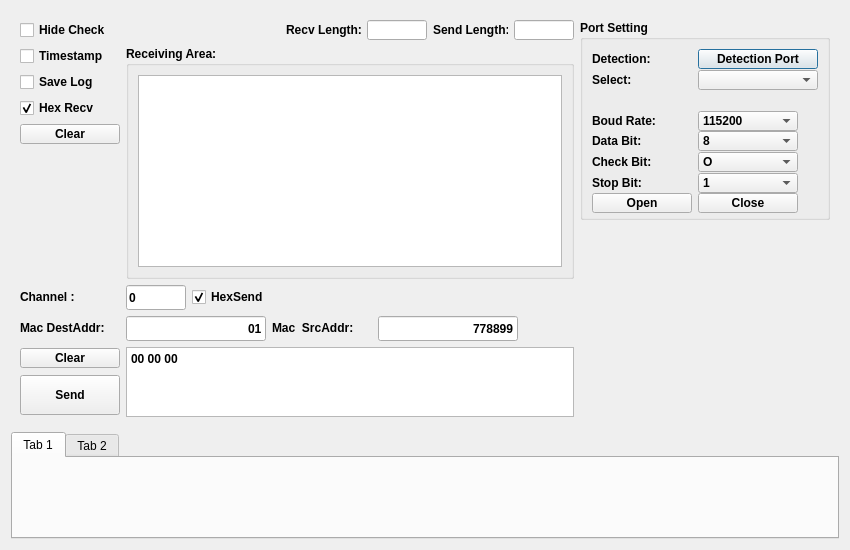
<?xml version="1.0" encoding="UTF-8"?>
<ui version="4.0">
 <class>Gadget</class>
 <widget class="QWidget" name="Gadget">
  <property name="geometry">
   <rect>
    <x>0</x>
    <y>0</y>
    <width>850</width>
    <height>550</height>
   </rect>
  </property>
  <property name="minimumSize">
   <size>
    <width>850</width>
    <height>550</height>
   </size>
  </property>
  <property name="maximumSize">
   <size>
    <width>850</width>
    <height>550</height>
   </size>
  </property>
  <property name="windowTitle">
   <string>Form</string>
  </property>
  <layout class="QGridLayout" name="gridLayout_12">
   <item row="0" column="0">
    <widget class="QStackedWidget" name="stackedWidget">
     <property name="sizePolicy">
      <sizepolicy hsizetype="Preferred" vsizetype="Preferred">
       <horstretch>0</horstretch>
       <verstretch>0</verstretch>
      </sizepolicy>
     </property>
     <property name="font">
      <font>
       <family>Arial</family>
       <weight>75</weight>
       <bold>true</bold>
      </font>
     </property>
     <widget class="QWidget" name="stackedWidgetPage1">
      <layout class="QGridLayout" name="gridLayout_11">
       <item row="0" column="1" rowspan="2">
        <layout class="QGridLayout" name="gridLayout">
         <item row="0" column="0">
          <widget class="QGroupBox" name="formGroupBox1">
           <property name="minimumSize">
            <size>
             <width>250</width>
             <height>200</height>
            </size>
           </property>
           <property name="maximumSize">
            <size>
             <width>250</width>
             <height>200</height>
            </size>
           </property>
           <property name="font">
            <font>
             <family>Arial</family>
            </font>
           </property>
           <property name="title">
            <string>Port Setting</string>
           </property>
           <layout class="QGridLayout" name="gridLayout_6">
            <item row="0" column="0">
             <widget class="QLabel" name="s1__lb_1">
              <property name="minimumSize">
               <size>
                <width>100</width>
                <height>20</height>
               </size>
              </property>
              <property name="maximumSize">
               <size>
                <width>100</width>
                <height>20</height>
               </size>
              </property>
              <property name="font">
               <font>
                <family>Arial</family>
               </font>
              </property>
              <property name="text">
               <string>Detection:</string>
              </property>
             </widget>
            </item>
            <item row="0" column="1">
             <widget class="QPushButton" name="s1__box_1">
              <property name="minimumSize">
               <size>
                <width>120</width>
                <height>20</height>
               </size>
              </property>
              <property name="maximumSize">
               <size>
                <width>120</width>
                <height>20</height>
               </size>
              </property>
              <property name="font">
               <font>
                <family>Arial</family>
               </font>
              </property>
              <property name="text">
               <string>Detection Port</string>
              </property>
              <property name="autoRepeatInterval">
               <number>100</number>
              </property>
              <property name="default">
               <bool>true</bool>
              </property>
             </widget>
            </item>
            <item row="1" column="0">
             <widget class="QLabel" name="s1__lb_2">
              <property name="minimumSize">
               <size>
                <width>100</width>
                <height>20</height>
               </size>
              </property>
              <property name="maximumSize">
               <size>
                <width>100</width>
                <height>20</height>
               </size>
              </property>
              <property name="font">
               <font>
                <family>Arial</family>
               </font>
              </property>
              <property name="text">
               <string>Select:</string>
              </property>
             </widget>
            </item>
            <item row="1" column="1">
             <widget class="QComboBox" name="s1__box_2">
              <property name="minimumSize">
               <size>
                <width>120</width>
                <height>20</height>
               </size>
              </property>
              <property name="maximumSize">
               <size>
                <width>120</width>
                <height>20</height>
               </size>
              </property>
              <property name="font">
               <font>
                <family>Arial</family>
               </font>
              </property>
             </widget>
            </item>
            <item row="3" column="0">
             <widget class="QLabel" name="s1__lb_3">
              <property name="minimumSize">
               <size>
                <width>100</width>
                <height>20</height>
               </size>
              </property>
              <property name="maximumSize">
               <size>
                <width>100</width>
                <height>20</height>
               </size>
              </property>
              <property name="font">
               <font>
                <family>Arial</family>
               </font>
              </property>
              <property name="text">
               <string>Boud Rate:</string>
              </property>
             </widget>
            </item>
            <item row="3" column="1">
             <widget class="QComboBox" name="s1__box_3">
              <property name="minimumSize">
               <size>
                <width>100</width>
                <height>20</height>
               </size>
              </property>
              <property name="maximumSize">
               <size>
                <width>100</width>
                <height>20</height>
               </size>
              </property>
              <property name="font">
               <font>
                <family>Arial</family>
               </font>
              </property>
              <item>
               <property name="text">
                <string>115200</string>
               </property>
              </item>
              <item>
               <property name="text">
                <string>2400</string>
               </property>
              </item>
              <item>
               <property name="text">
                <string>4800</string>
               </property>
              </item>
              <item>
               <property name="text">
                <string>9600</string>
               </property>
              </item>
              <item>
               <property name="text">
                <string>14400</string>
               </property>
              </item>
              <item>
               <property name="text">
                <string>19200</string>
               </property>
              </item>
              <item>
               <property name="text">
                <string>38400</string>
               </property>
              </item>
              <item>
               <property name="text">
                <string>57600</string>
               </property>
              </item>
              <item>
               <property name="text">
                <string>76800</string>
               </property>
              </item>
              <item>
               <property name="text">
                <string>12800</string>
               </property>
              </item>
              <item>
               <property name="text">
                <string>230400</string>
               </property>
              </item>
              <item>
               <property name="text">
                <string>460800</string>
               </property>
              </item>
              <item>
               <property name="text">
                <string>3000000</string>
               </property>
              </item>
             </widget>
            </item>
            <item row="4" column="0">
             <widget class="QLabel" name="s1__lb_4">
              <property name="minimumSize">
               <size>
                <width>100</width>
                <height>20</height>
               </size>
              </property>
              <property name="maximumSize">
               <size>
                <width>100</width>
                <height>20</height>
               </size>
              </property>
              <property name="font">
               <font>
                <family>Arial</family>
               </font>
              </property>
              <property name="text">
               <string>Data Bit:</string>
              </property>
             </widget>
            </item>
            <item row="4" column="1">
             <widget class="QComboBox" name="s1__box_4">
              <property name="minimumSize">
               <size>
                <width>100</width>
                <height>20</height>
               </size>
              </property>
              <property name="maximumSize">
               <size>
                <width>100</width>
                <height>20</height>
               </size>
              </property>
              <property name="font">
               <font>
                <family>Arial</family>
               </font>
              </property>
              <item>
               <property name="text">
                <string>8</string>
               </property>
              </item>
              <item>
               <property name="text">
                <string>7</string>
               </property>
              </item>
              <item>
               <property name="text">
                <string>6</string>
               </property>
              </item>
              <item>
               <property name="text">
                <string>5</string>
               </property>
              </item>
             </widget>
            </item>
            <item row="5" column="0">
             <widget class="QLabel" name="s1__lb_5">
              <property name="minimumSize">
               <size>
                <width>100</width>
                <height>20</height>
               </size>
              </property>
              <property name="maximumSize">
               <size>
                <width>100</width>
                <height>20</height>
               </size>
              </property>
              <property name="font">
               <font>
                <family>Arial</family>
               </font>
              </property>
              <property name="text">
               <string>Check Bit:</string>
              </property>
             </widget>
            </item>
            <item row="5" column="1">
             <widget class="QComboBox" name="s1__box_5">
              <property name="minimumSize">
               <size>
                <width>100</width>
                <height>20</height>
               </size>
              </property>
              <property name="maximumSize">
               <size>
                <width>100</width>
                <height>20</height>
               </size>
              </property>
              <property name="font">
               <font>
                <family>Arial</family>
               </font>
              </property>
              <item>
               <property name="text">
                <string>O</string>
               </property>
              </item>
              <item>
               <property name="text">
                <string>E</string>
               </property>
              </item>
              <item>
               <property name="text">
                <string>N</string>
               </property>
              </item>
              <item>
               <property name="text">
                <string>M</string>
               </property>
              </item>
              <item>
               <property name="text">
                <string>S</string>
               </property>
              </item>
             </widget>
            </item>
            <item row="6" column="0">
             <widget class="QLabel" name="s1__lb_6">
              <property name="minimumSize">
               <size>
                <width>100</width>
                <height>20</height>
               </size>
              </property>
              <property name="maximumSize">
               <size>
                <width>100</width>
                <height>20</height>
               </size>
              </property>
              <property name="font">
               <font>
                <family>Arial</family>
               </font>
              </property>
              <property name="text">
               <string>Stop Bit:</string>
              </property>
             </widget>
            </item>
            <item row="6" column="1">
             <widget class="QComboBox" name="s1__box_6">
              <property name="minimumSize">
               <size>
                <width>100</width>
                <height>20</height>
               </size>
              </property>
              <property name="maximumSize">
               <size>
                <width>100</width>
                <height>20</height>
               </size>
              </property>
              <property name="font">
               <font>
                <family>Arial</family>
               </font>
              </property>
              <item>
               <property name="text">
                <string>1</string>
               </property>
              </item>
              <item>
               <property name="text">
                <string>2</string>
               </property>
              </item>
             </widget>
            </item>
            <item row="7" column="0">
             <widget class="QPushButton" name="open_button">
              <property name="minimumSize">
               <size>
                <width>100</width>
                <height>20</height>
               </size>
              </property>
              <property name="maximumSize">
               <size>
                <width>100</width>
                <height>20</height>
               </size>
              </property>
              <property name="font">
               <font>
                <family>Arial</family>
               </font>
              </property>
              <property name="text">
               <string>Open</string>
              </property>
             </widget>
            </item>
            <item row="7" column="1">
             <widget class="QPushButton" name="close_button">
              <property name="minimumSize">
               <size>
                <width>100</width>
                <height>20</height>
               </size>
              </property>
              <property name="maximumSize">
               <size>
                <width>100</width>
                <height>20</height>
               </size>
              </property>
              <property name="font">
               <font>
                <family>Arial</family>
               </font>
              </property>
              <property name="text">
               <string>Close</string>
              </property>
             </widget>
            </item>
            <item row="2" column="0" colspan="2">
             <widget class="QLabel" name="state_label">
              <property name="font">
               <font>
                <family>Arial</family>
               </font>
              </property>
              <property name="text">
               <string/>
              </property>
              <property name="textFormat">
               <enum>Qt::AutoText</enum>
              </property>
              <property name="scaledContents">
               <bool>true</bool>
              </property>
              <property name="alignment">
               <set>Qt::AlignRight|Qt::AlignTrailing|Qt::AlignVCenter</set>
              </property>
             </widget>
            </item>
           </layout>
          </widget>
         </item>
         <item row="1" column="0">
          <spacer name="verticalSpacer">
           <property name="orientation">
            <enum>Qt::Vertical</enum>
           </property>
           <property name="sizeHint" stdset="0">
            <size>
             <width>20</width>
             <height>40</height>
            </size>
           </property>
          </spacer>
         </item>
        </layout>
       </item>
       <item row="2" column="0">
        <layout class="QGridLayout" name="gridLayout_2">
         <item row="0" column="0">
          <widget class="QLabel" name="channel_num_lb">
           <property name="minimumSize">
            <size>
             <width>100</width>
             <height>20</height>
            </size>
           </property>
           <property name="maximumSize">
            <size>
             <width>100</width>
             <height>20</height>
            </size>
           </property>
           <property name="text">
            <string>Channel :</string>
           </property>
          </widget>
         </item>
         <item row="0" column="1">
          <widget class="QLineEdit" name="channel_num_le">
           <property name="minimumSize">
            <size>
             <width>60</width>
             <height>25</height>
            </size>
           </property>
           <property name="maximumSize">
            <size>
             <width>60</width>
             <height>25</height>
            </size>
           </property>
           <property name="text">
            <string>0</string>
           </property>
          </widget>
         </item>
         <item row="0" column="2">
          <widget class="QCheckBox" name="hex_send">
           <property name="text">
            <string>HexSend</string>
           </property>
           <property name="checked">
            <bool>true</bool>
           </property>
          </widget>
         </item>
         <item row="0" column="3">
          <spacer name="horizontalSpacer_2">
           <property name="orientation">
            <enum>Qt::Horizontal</enum>
           </property>
           <property name="sizeHint" stdset="0">
            <size>
             <width>40</width>
             <height>20</height>
            </size>
           </property>
          </spacer>
         </item>
        </layout>
       </item>
       <item row="3" column="0">
        <layout class="QGridLayout" name="gridLayout_3">
         <item row="0" column="1">
          <widget class="QLineEdit" name="lineEdit">
           <property name="minimumSize">
            <size>
             <width>140</width>
             <height>25</height>
            </size>
           </property>
           <property name="maximumSize">
            <size>
             <width>140</width>
             <height>25</height>
            </size>
           </property>
           <property name="layoutDirection">
            <enum>Qt::LeftToRight</enum>
           </property>
           <property name="text">
            <string>01</string>
           </property>
           <property name="alignment">
            <set>Qt::AlignRight|Qt::AlignTrailing|Qt::AlignVCenter</set>
           </property>
          </widget>
         </item>
         <item row="0" column="3">
          <widget class="QLineEdit" name="lineEdit_2">
           <property name="minimumSize">
            <size>
             <width>140</width>
             <height>25</height>
            </size>
           </property>
           <property name="maximumSize">
            <size>
             <width>140</width>
             <height>25</height>
            </size>
           </property>
           <property name="layoutDirection">
            <enum>Qt::LeftToRight</enum>
           </property>
           <property name="text">
            <string>778899</string>
           </property>
           <property name="alignment">
            <set>Qt::AlignRight|Qt::AlignTrailing|Qt::AlignVCenter</set>
           </property>
          </widget>
         </item>
         <item row="0" column="0">
          <widget class="QLabel" name="label">
           <property name="enabled">
            <bool>true</bool>
           </property>
           <property name="minimumSize">
            <size>
             <width>100</width>
             <height>20</height>
            </size>
           </property>
           <property name="maximumSize">
            <size>
             <width>100</width>
             <height>20</height>
            </size>
           </property>
           <property name="text">
            <string>Mac DestAddr:</string>
           </property>
          </widget>
         </item>
         <item row="0" column="2">
          <widget class="QLabel" name="label_2">
           <property name="minimumSize">
            <size>
             <width>100</width>
             <height>20</height>
            </size>
           </property>
           <property name="maximumSize">
            <size>
             <width>100</width>
             <height>20</height>
            </size>
           </property>
           <property name="text">
            <string>Mac  SrcAddr:</string>
           </property>
          </widget>
         </item>
         <item row="0" column="4">
          <spacer name="horizontalSpacer_3">
           <property name="orientation">
            <enum>Qt::Horizontal</enum>
           </property>
           <property name="sizeHint" stdset="0">
            <size>
             <width>40</width>
             <height>20</height>
            </size>
           </property>
          </spacer>
         </item>
        </layout>
       </item>
       <item row="4" column="0">
        <layout class="QGridLayout" name="gridLayout_10">
         <item row="0" column="0">
          <layout class="QGridLayout" name="gridLayout_7">
           <item row="1" column="0">
            <widget class="QPushButton" name="send_bt">
             <property name="minimumSize">
              <size>
               <width>100</width>
               <height>40</height>
              </size>
             </property>
             <property name="maximumSize">
              <size>
               <width>100</width>
               <height>40</height>
              </size>
             </property>
             <property name="font">
              <font>
               <family>Arial</family>
              </font>
             </property>
             <property name="text">
              <string>Send</string>
             </property>
            </widget>
           </item>
           <item row="0" column="0">
            <widget class="QPushButton" name="s3__clear_button_3">
             <property name="minimumSize">
              <size>
               <width>100</width>
               <height>20</height>
              </size>
             </property>
             <property name="maximumSize">
              <size>
               <width>100</width>
               <height>20</height>
              </size>
             </property>
             <property name="font">
              <font>
               <family>Arial</family>
              </font>
             </property>
             <property name="text">
              <string>Clear</string>
             </property>
            </widget>
           </item>
          </layout>
         </item>
         <item row="0" column="1">
          <widget class="QTextEdit" name="compose_tx">
           <property name="minimumSize">
            <size>
             <width>0</width>
             <height>70</height>
            </size>
           </property>
           <property name="maximumSize">
            <size>
             <width>16777215</width>
             <height>70</height>
            </size>
           </property>
           <property name="html">
            <string>&lt;!DOCTYPE HTML PUBLIC &quot;-//W3C//DTD HTML 4.0//EN&quot; &quot;http://www.w3.org/TR/REC-html40/strict.dtd&quot;&gt;
&lt;html&gt;&lt;head&gt;&lt;meta name=&quot;qrichtext&quot; content=&quot;1&quot; /&gt;&lt;style type=&quot;text/css&quot;&gt;
p, li { white-space: pre-wrap; }
&lt;/style&gt;&lt;/head&gt;&lt;body style=&quot; font-family:'Arial'; font-size:9pt; font-weight:600; font-style:normal;&quot;&gt;
&lt;p style=&quot; margin-top:0px; margin-bottom:0px; margin-left:0px; margin-right:0px; -qt-block-indent:0; text-indent:0px;&quot;&gt;00 00 00 &lt;/p&gt;&lt;/body&gt;&lt;/html&gt;</string>
           </property>
          </widget>
         </item>
        </layout>
       </item>
       <item row="0" column="0">
        <layout class="QGridLayout" name="gridLayout_8">
         <item row="0" column="3">
          <widget class="QLabel" name="recv_len_label">
           <property name="minimumSize">
            <size>
             <width>75</width>
             <height>20</height>
            </size>
           </property>
           <property name="maximumSize">
            <size>
             <width>75</width>
             <height>20</height>
            </size>
           </property>
           <property name="font">
            <font>
             <family>Arial</family>
            </font>
           </property>
           <property name="text">
            <string>Recv Length:</string>
           </property>
          </widget>
         </item>
         <item row="0" column="5">
          <widget class="QLabel" name="send_len_label">
           <property name="minimumSize">
            <size>
             <width>75</width>
             <height>20</height>
            </size>
           </property>
           <property name="maximumSize">
            <size>
             <width>75</width>
             <height>20</height>
            </size>
           </property>
           <property name="font">
            <font>
             <family>Arial</family>
            </font>
           </property>
           <property name="text">
            <string>Send Length:</string>
           </property>
          </widget>
         </item>
         <item row="0" column="0">
          <widget class="QCheckBox" name="setting_hide_cb">
           <property name="font">
            <font>
             <family>Arial</family>
            </font>
           </property>
           <property name="text">
            <string>Hide Check</string>
           </property>
          </widget>
         </item>
         <item row="0" column="6">
          <widget class="QLineEdit" name="send_len_el">
           <property name="minimumSize">
            <size>
             <width>60</width>
             <height>20</height>
            </size>
           </property>
           <property name="maximumSize">
            <size>
             <width>60</width>
             <height>20</height>
            </size>
           </property>
           <property name="font">
            <font>
             <family>Arial</family>
            </font>
           </property>
          </widget>
         </item>
         <item row="0" column="4">
          <widget class="QLineEdit" name="recv_len_el">
           <property name="minimumSize">
            <size>
             <width>60</width>
             <height>20</height>
            </size>
           </property>
           <property name="maximumSize">
            <size>
             <width>60</width>
             <height>20</height>
            </size>
           </property>
           <property name="font">
            <font>
             <family>Arial</family>
            </font>
           </property>
          </widget>
         </item>
         <item row="0" column="2">
          <spacer name="horizontalSpacer">
           <property name="font">
            <font>
             <family>Arial</family>
            </font>
           </property>
           <property name="orientation">
            <enum>Qt::Horizontal</enum>
           </property>
           <property name="sizeHint" stdset="0">
            <size>
             <width>40</width>
             <height>20</height>
            </size>
           </property>
          </spacer>
         </item>
         <item row="0" column="1">
          <widget class="QLabel" name="port_state">
           <property name="minimumSize">
            <size>
             <width>100</width>
             <height>20</height>
            </size>
           </property>
           <property name="maximumSize">
            <size>
             <width>100</width>
             <height>20</height>
            </size>
           </property>
           <property name="text">
            <string/>
           </property>
          </widget>
         </item>
        </layout>
       </item>
       <item row="1" column="0">
        <layout class="QGridLayout" name="gridLayout_9">
         <item row="0" column="1">
          <widget class="QGroupBox" name="verticalGroupBox">
           <property name="sizePolicy">
            <sizepolicy hsizetype="Expanding" vsizetype="Expanding">
             <horstretch>0</horstretch>
             <verstretch>0</verstretch>
            </sizepolicy>
           </property>
           <property name="maximumSize">
            <size>
             <width>16777215</width>
             <height>16777215</height>
            </size>
           </property>
           <property name="font">
            <font>
             <family>Arial</family>
             <weight>75</weight>
             <bold>true</bold>
            </font>
           </property>
           <property name="title">
            <string>Receiving Area:</string>
           </property>
           <layout class="QGridLayout" name="gridLayout_4">
            <item row="0" column="0">
             <widget class="QTextEdit" name="s2__receive_text">
              <property name="enabled">
               <bool>true</bool>
              </property>
              <property name="maximumSize">
               <size>
                <width>16777215</width>
                <height>16777215</height>
               </size>
              </property>
              <property name="font">
               <font>
                <family>Arial</family>
                <weight>50</weight>
                <bold>false</bold>
               </font>
              </property>
             </widget>
            </item>
           </layout>
          </widget>
         </item>
         <item row="0" column="0">
          <layout class="QGridLayout" name="gridLayout_5">
           <item row="2" column="0">
            <widget class="QCheckBox" name="hex_receive">
             <property name="minimumSize">
              <size>
               <width>100</width>
               <height>20</height>
              </size>
             </property>
             <property name="maximumSize">
              <size>
               <width>100</width>
               <height>20</height>
              </size>
             </property>
             <property name="font">
              <font>
               <family>Arial</family>
              </font>
             </property>
             <property name="text">
              <string>Hex Recv</string>
             </property>
             <property name="checked">
              <bool>true</bool>
             </property>
            </widget>
           </item>
           <item row="3" column="0">
            <widget class="QPushButton" name="s2__clear_button">
             <property name="minimumSize">
              <size>
               <width>100</width>
               <height>20</height>
              </size>
             </property>
             <property name="maximumSize">
              <size>
               <width>100</width>
               <height>20</height>
              </size>
             </property>
             <property name="font">
              <font>
               <family>Arial</family>
              </font>
             </property>
             <property name="text">
              <string>Clear</string>
             </property>
            </widget>
           </item>
           <item row="1" column="0">
            <widget class="QCheckBox" name="save_log_cb">
             <property name="minimumSize">
              <size>
               <width>100</width>
               <height>20</height>
              </size>
             </property>
             <property name="maximumSize">
              <size>
               <width>100</width>
               <height>20</height>
              </size>
             </property>
             <property name="font">
              <font>
               <family>Arial</family>
              </font>
             </property>
             <property name="text">
              <string>Save Log</string>
             </property>
            </widget>
           </item>
           <item row="4" column="0">
            <spacer name="verticalSpacer_2">
             <property name="orientation">
              <enum>Qt::Vertical</enum>
             </property>
             <property name="sizeHint" stdset="0">
              <size>
               <width>20</width>
               <height>40</height>
              </size>
             </property>
            </spacer>
           </item>
           <item row="0" column="0">
            <widget class="QCheckBox" name="timestamp_cb">
             <property name="minimumSize">
              <size>
               <width>100</width>
               <height>20</height>
              </size>
             </property>
             <property name="maximumSize">
              <size>
               <width>100</width>
               <height>20</height>
              </size>
             </property>
             <property name="font">
              <font>
               <family>Arial</family>
              </font>
             </property>
             <property name="text">
              <string>Timestamp</string>
             </property>
            </widget>
           </item>
          </layout>
         </item>
        </layout>
       </item>
      </layout>
     </widget>
    </widget>
   </item>
   <item row="1" column="0">
    <widget class="QTabWidget" name="tabWidget">
     <widget class="QWidget" name="tab">
      <attribute name="title">
       <string>Tab 1</string>
      </attribute>
     </widget>
     <widget class="QWidget" name="tab_2">
      <attribute name="title">
       <string>Tab 2</string>
      </attribute>
     </widget>
    </widget>
   </item>
  </layout>
 </widget>
 <resources/>
 <connections/>
</ui>
